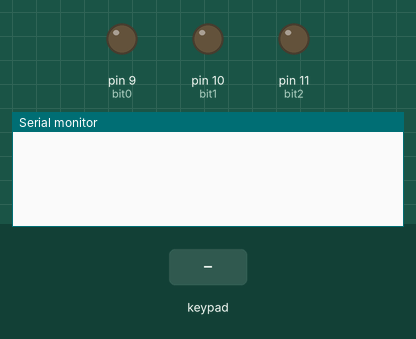
The sketch below on a simulated Arduino Uno, built with avr-gcc and run on an emulated ATmega328P. Parts: output pins drawn as LEDs (lit = HIGH), the last lines printed to the serial monitor. Inputs (shaded band) come from the test bench.

Above: at 1.2 s.
1.3 s: key '1' pressed
At 2.6 s:
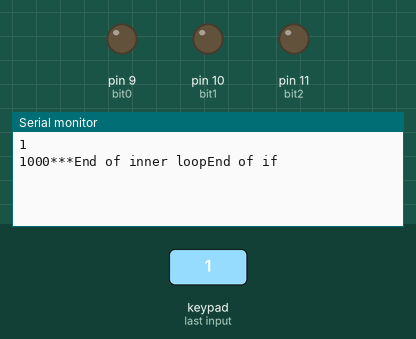
2.8 s: keypad keys * * * pressed 0.4 s apart
At 4.8 s:
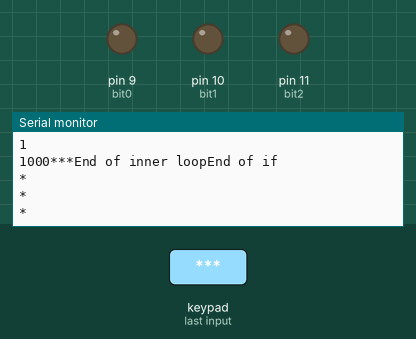
5.5 s: key '#' pressed
At 6.3 s:
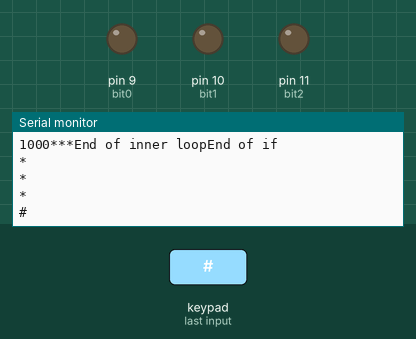

The sketch:

Keypad.ino
```cpp
#include <Keypad.h>

const byte ROWS = 4;
const byte COLS = 3;

int codes[] = {0, 1, 10, 11, 100, 101, 110, 111};
int count = 0;

int bit0 = 9;
int bit1 = 10;
int bit2 = 11;

char keys[ROWS][COLS] = {
  {'1', '2', '3'},
  {'4', '5', '6'},
  {'7', '8', '9'},
  {'*', '0', '#'}
};

bool current[] = { true, false, false , false , false , false , false , false };


byte rowPins[ROWS] = {2, 3, 4, 5};
byte colPins[COLS] = {6, 7, 8};

Keypad keypad = Keypad( makeKeymap(keys), rowPins, colPins, ROWS, COLS );

void setup() {
  // put your setup code here, to run once:
  Serial.begin(9600);

  pinMode(bit0, OUTPUT);
  pinMode(bit1, OUTPUT);
  pinMode(bit2, OUTPUT);
  //pinMode(12, OUTPUT);
}

int i,j, k,floor_no = 0;
bool x[3];
void loop()
{
  // put your main code here, to run repeatedly:
  char key = keypad.getKey();
  // Move lift to appropriate floor

  if (key != NO_KEY)
  {
    Serial.println(key);


    //ITERATE THROUGH ARRAY TO FIND WHICH FLOOR THE ELEVATOR CURRRENTLY IS AT
  for(i=0;i < 8 ; i++)
    {

      if(current[i] == true)
      {
          floor_no = i;
          current[i] = false;
          break;
      }
    }

  if((key - '0') > floor_no)
  {

    for(i = floor_no; i < (key - '0'); ++i)
    {
        Serial.print(key - '0');
        int bin = codes[i];
        for(j = 0; j < 3; ++j)
        {
            x[j] = LOW;
        }


        for(j = 0; j < 3; ++j)
        {
          Serial.print(bin);
            k = bin % 10;
            if(k == 1)
            {
                x[j] = HIGH;
            }
            bin = bin / 10;
        }
        Serial.print("***");
        for(k = 0; k< 3; ++k)
        {
          digitalWrite(i + 9, x[i]);

        }
        Serial.print("End of inner loop");
        delay(500);
    }
    Serial.print("End of if");
    Serial.println();
    floor_no = (key - '0');
    current[floor_no] = true;
  }


  }

}
```

Measured:
- after the input at 1.3 s, the serial monitor: prints a new line at once (image 1)
- after the input at 2.8 s, the serial monitor: prints a new line at once (image 2)
- after the input at 5.5 s, the serial monitor: prints a new line at once (image 3)
